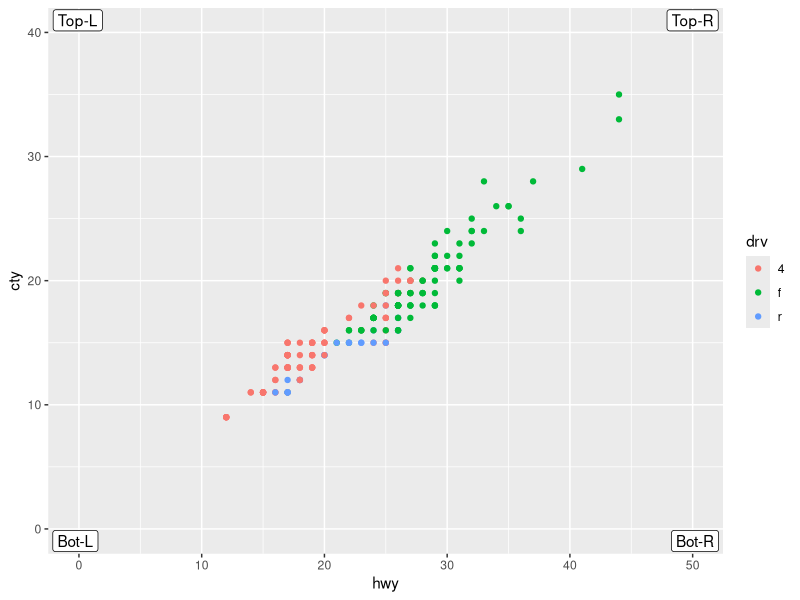
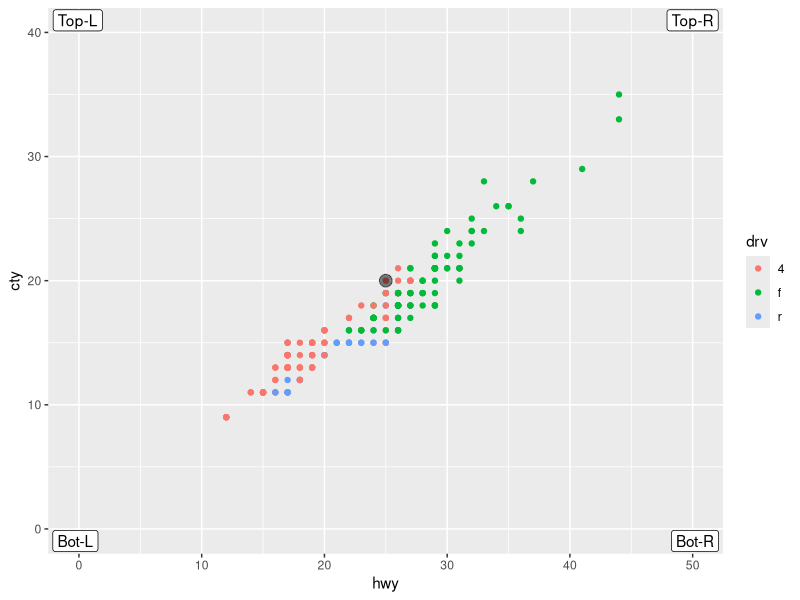
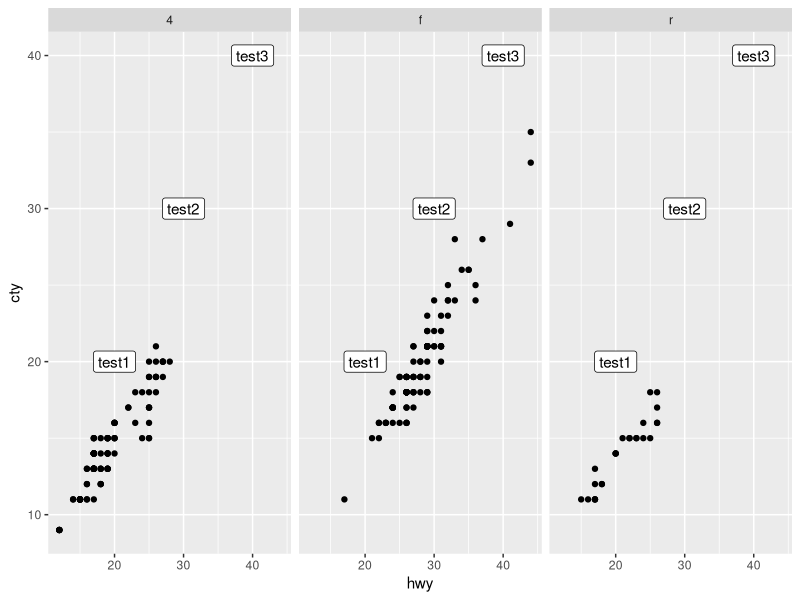
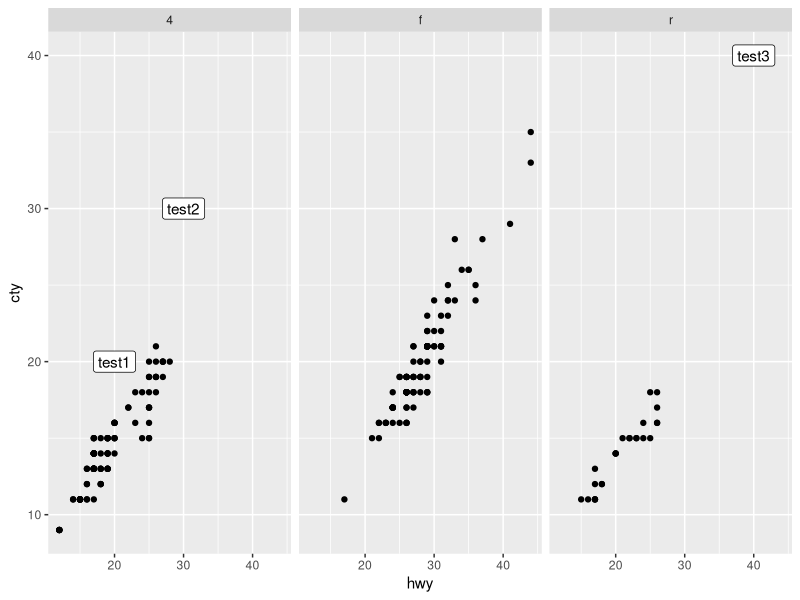
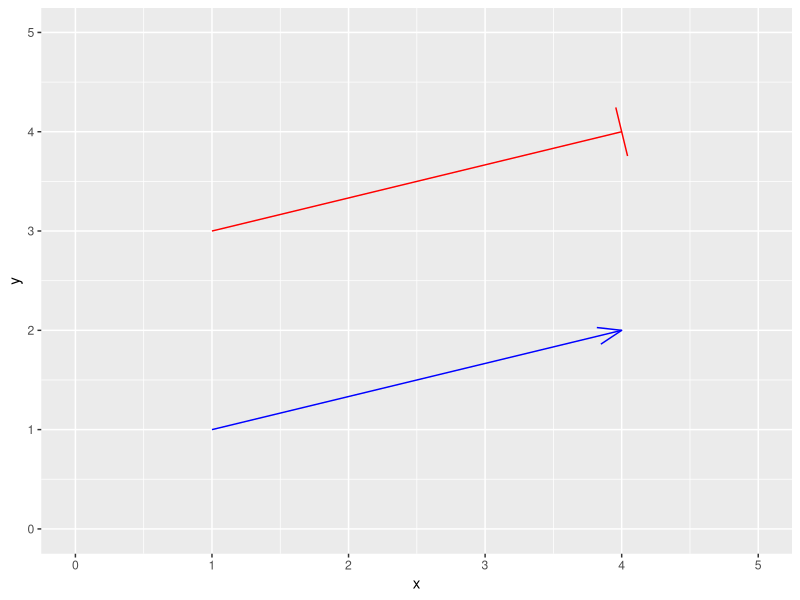
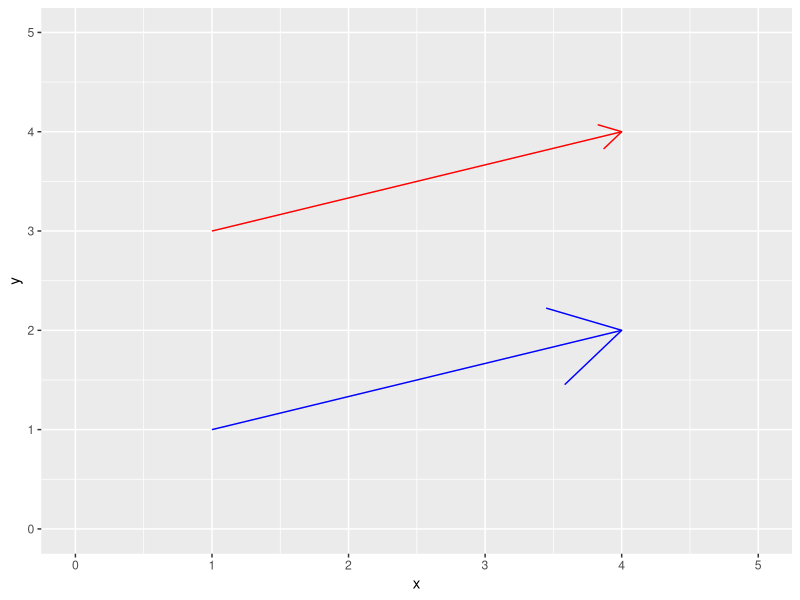
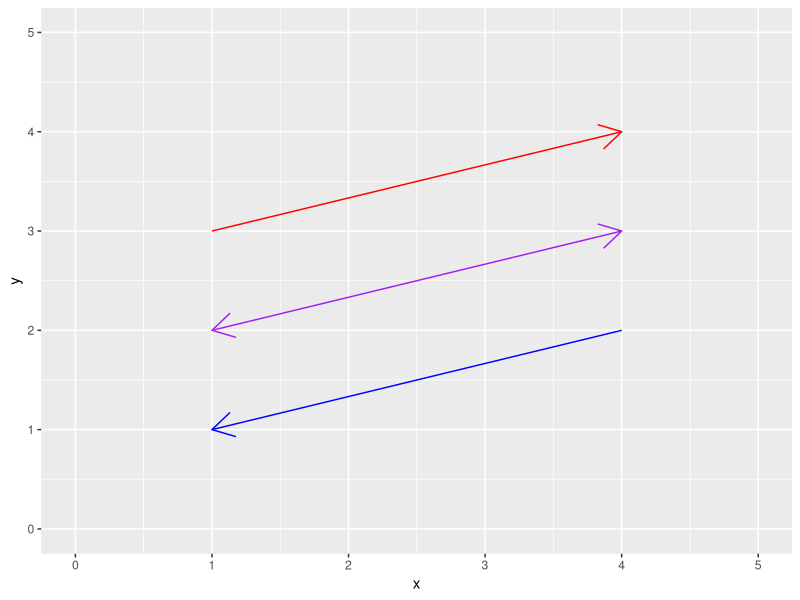
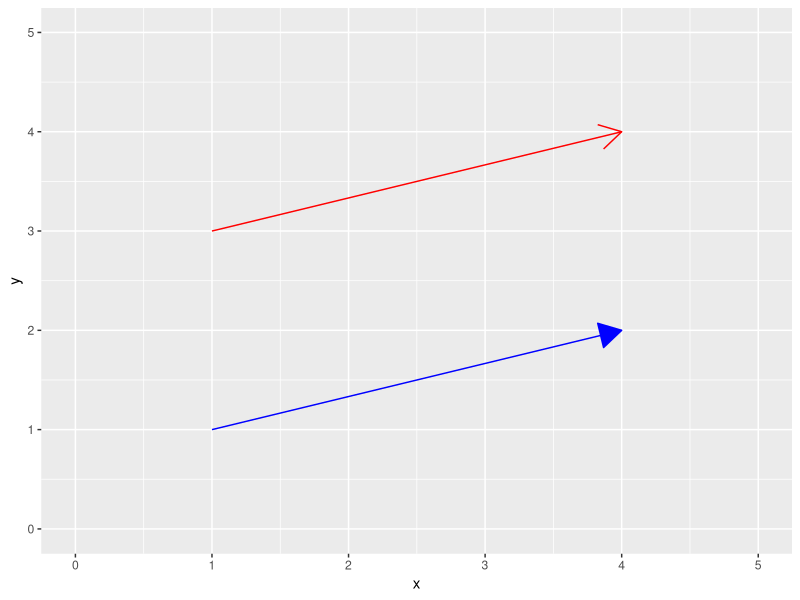

Write R code to recreate these figures, in order.
## ---- chunk 1
#| output: false
# Loading Packages
library(tidyverse)
## ---- chunk 2
label_info <- data.frame(
  x = c(Inf, Inf, -Inf, -Inf),
  y = c(Inf, -Inf, Inf, -Inf),
  text = c("Top-R", "Bot-R", "Top-L", "Bot-L"),
  hjust = c(1.1, 1.1, -0.1, -0.1),
  vjust = c(1.1, -0.1, 1.1, -0.1)  
)

# Save plot for next question
p <- mpg |> ggplot() +
  geom_point(
    aes(x = hwy, y = cty, color = drv)
  ) +
  geom_label(
    data = label_info, 
    aes(
      x = x, 
      y = y, 
      label = text,
      hjust = hjust,
      vjust = vjust
    )
  ) + 
  # Add limits to simplify next question
  xlim(0, 50) +
  ylim(0, 40)

p 
## ---- chunk 3

p + annotate(
    "point",
    x = 25, 
    y = 20,
    color = "black",
    size = 4,
    alpha = 0.5
    )
## ---- chunk 4
label_facet <- data.frame(
  x = c(20,30,40),
  y = c(20,30,40),
  text = c("test1", "test2", "test3")
)

mpg |> ggplot() +
  geom_point(aes(x = hwy, y = cty)) + 
  facet_wrap(~drv) +
  geom_label(
    data = label_facet,
    aes(x = x, y = y, label = text)
  )

## ---- chunk 5
label_facet <- data.frame(
  hwy = c(20,30,40), # x and y need to match mpg columns
  cty = c(20,30,40),
  drv = c("4", "4", "r"), # State which plot we want the label in 
  text = c("test1", "test2", "test3")
)

mpg |> ggplot() +
  geom_point(aes(x = hwy, y = cty)) + 
  facet_wrap(~drv) +
  geom_label(
    data = label_facet,
    aes(x = hwy, y = cty, label = text)
  )
## ---- chunk 6
mpg |> ggplot() +
  annotate(
    "segment",
    x = 1, y = 3,
    xend = 4, yend = 4,
    color = "red",
    arrow = arrow(angle = 90)
  ) +
  annotate(
    "segment",
    x = 1, y = 1,
    xend = 4, yend = 2,
    color = "blue",
    arrow = arrow(angle = 20)
  ) +
  xlim(0,5) + ylim(0,5)
## ---- chunk 7
mpg |> ggplot() +
  annotate(
    "segment",
    x = 1, y = 3,
    xend = 4, yend = 4,
    color = "red",
    arrow = arrow(length = unit(0.25, "inches"))
  ) +
  annotate(
    "segment",
    x = 1, y = 1,
    xend = 4, yend = 2,
    color = "blue",
    arrow = arrow(length = unit(20, "mm"))
  ) +
  xlim(0,5) + ylim(0,5)
## ---- chunk 8
mpg |> ggplot() +
  annotate(
    "segment",
    x = 1, y = 3,
    xend = 4, yend = 4,
    color = "red",
    arrow = arrow(end = "last")
  ) +
  annotate(
    "segment",
    x = 1, y = 1,
    xend = 4, yend = 2,
    color = "blue",
    arrow = arrow(end = "first")
  ) +
  annotate(
    "segment",
    x = 1, y = 2,
    xend = 4, yend = 3,
    color = "purple",
    arrow = arrow(end = "both")
  ) +  
  xlim(0,5) + ylim(0,5)
## ---- chunk 9
mpg |> ggplot() +
  annotate(
    "segment",
    x = 1, y = 3,
    xend = 4, yend = 4,
    color = "red",
    arrow = arrow(type = "open")
  ) +
  annotate(
    "segment",
    x = 1, y = 1,
    xend = 4, yend = 2,
    color = "blue",
    arrow = arrow(type = "closed")
  ) +
  xlim(0,5) + ylim(0,5)
